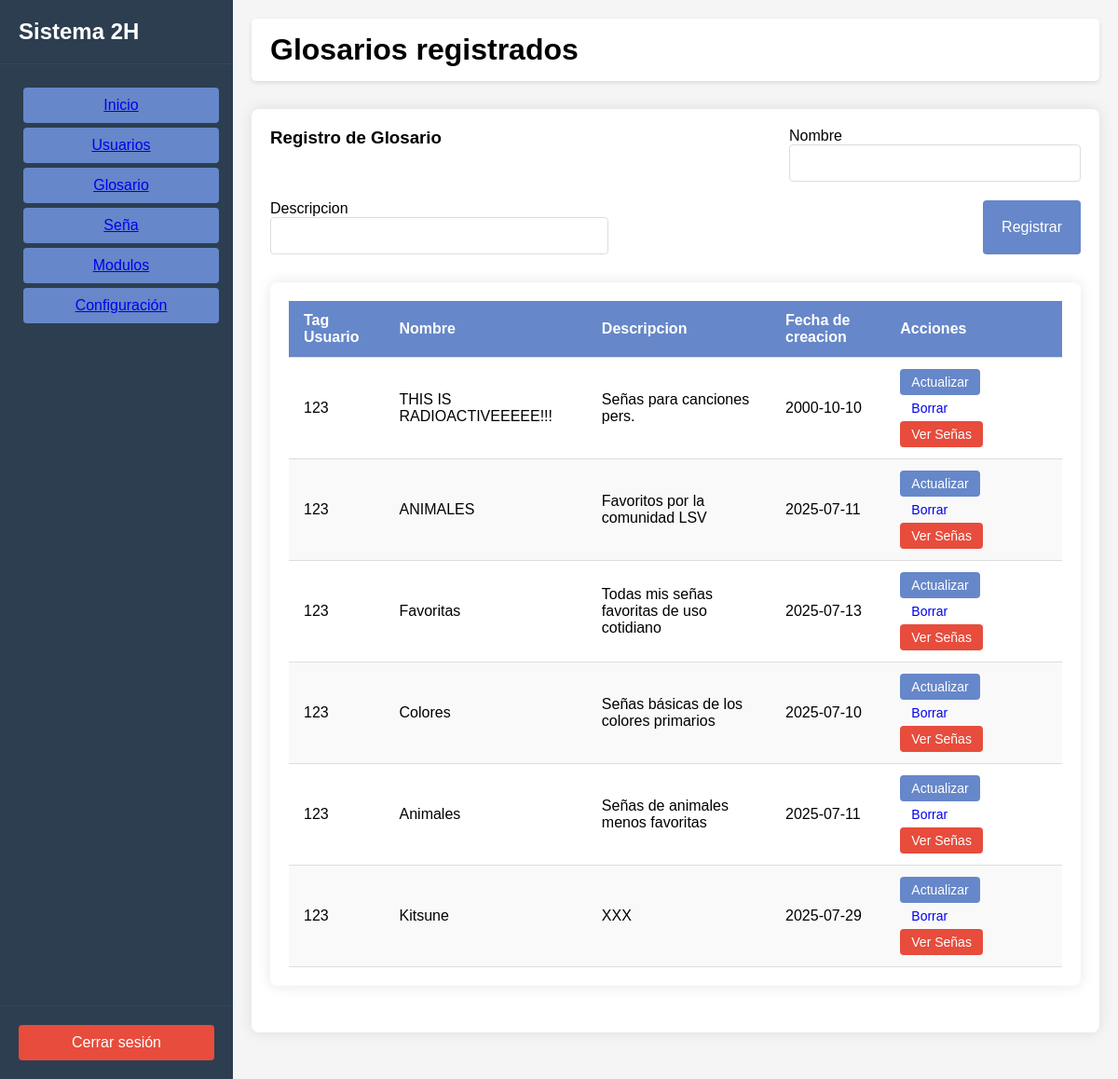
/GLOSARIO/INSERTAR.php (signed in), run on the app's committed database.
### tables this page shows
CREATE TABLE `glosario` (
  `id` int(11) NOT NULL,
  `id_personal` varchar(255) NOT NULL,
  `nombre` varchar(255) NOT NULL,
  `descripcion` varchar(255) NOT NULL,
  `fecha_creacion` date NOT NULL
);

### GLOSARIO/INSERTAR.php (the view, shortened to what this page needs)
<!DOCTYPE html>
<html lang="es">
<head>
    <link rel="stylesheet" href="/2h_signos_para_todos/css/styleCrudGl.css">
</head>
<body>
        <div class="dashboard">
            <div class="sidebar">
                <div class="sidebar-header"><h2>Sistema 2H</h2></div>
                <div class="sidebar-menu">
                    <div class="menu-item"><a href="/2h_signos_para_todos/usuario/crudusuario.php">Inicio</a></div>
                    <div class="menu-item"><a href="/2h_signos_para_todos/usuario/insertar.php">Usuarios</a></div>
                    <div class="menu-item"><a href="/2h_signos_para_todos/glosario/insertar.php">Glosario</a></div>
                    <div class="menu-item"><a href="/2h_signos_para_todos/sena/crudsena.php">Seña</a></div>
                    <div class="menu-item"><a href="/2h_signos_para_todos/modulos/crud_modulos.php">Modulos</a></div>
                    <div class="menu-item"><a href="/2h_signos_para_todos/config.php">Configuración</a></div>
                    <div class="sidebar-footer"><a class="logout-btn" href="/2h_signos_para_todos/index.php">Cerrar sesión</a></div>
                </div>
            </div>
            <div class="main-content">
                <div class="header">
                    <h1>Glosarios registrados</h1>
                </div>
                <div class="container-crud">
                    <form class="form-class" method="POST" enctype="multipart/form-data">
                        <h3>Registro de Glosario</h3><br>
                        <?php
                        include "../usuario/conexion.php";
                        ?>
                        <div class="col-4">
                        </div>
                        <div class="col-4">
                            <label>Nombre</label>
                            <input type="text" class="form-control" name="nombre" required>
                        </div>
                        <div class="col-4">
                            <label>Descripcion</label>
                            <input type="text" class="form-control" name="descripcion" required>
                        </div>
                        <div class="col-4">
                        </div>
                        <button type="submit" name="registro" class="btn btn-primary">Registrar</button>
                    </form>
                    <div class="contenedor_tabla">
                        <table class="tabla">
                            <thead>
                                <tr>
                                    <th>Tag Usuario</th>
                                    <th>Nombre</th>
                                    <th>Descripcion</th>
                                    <th>Fecha de creacion</th>
                                    <th>Acciones</th>
                                </tr>
                            </thead>
                            <tbody>
                                <?php
                                if (isset($_SESSION['id_personal'])) {
                                    $id_personal = $_SESSION['id_personal'];
                                    $sql = $conexion->query("SELECT * FROM glosario WHERE id_personal = '$id_personal'");
                                    while ($datos = $sql->fetch_object()) {
                                        echo "<tr>
                                                <td>$datos->id_personal</td>
                                                <td>$datos->nombre</td>
                                                <td>$datos->descripcion</td>
                                                <td>$datos->fecha_creacion</td>
                                                <td>
                                                    <a href='../GLOSARIO/UPDATE.php?id=" . urlencode($datos->id) . "'>Actualizar</a>
                                                    <a href='../GLOSARIO/DELETE.php?id=" . urlencode($datos->id) . "'>Borrar</a>
                                                    <a href='../GLOSARIO/ver_senas.php?id_glosario=" . urlencode($datos->id) . "'>Ver Señas</a>
                                                </td>
                                            </tr>";
                                    }
                                } else {
                                    echo '<tr><td colspan="5"><div class="alert alert-danger">⚠️ No has iniciado sesión correctamente.</div></td></tr>';
                                }
                                ?>
                                </tbody>
                        </table>
                    </div>
                </div>
            </div>
        </div>
    </body>
    </html>

### CSS/styleCrudGl.css (style rules this page uses)
* { margin: 0; padding: 0; box-sizing: border-box; font-family: 'Arial', sans-serif; }
body { background-color: #f5f5f5; }
.dashboard { display: flex; min-height: 100vh; }
.sidebar { width: 250px; position: relative; display: flex; flex-direction: column; background-color: #2c3e50; color: white; padding: 20px 0; }
.sidebar-footer { position: absolute; bottom: 0; left: 0; right: 0; padding: 20px; border-top: 1px solid #34495e; background-color: #2c3e50; }
.logout-btn { display: block; width: 100%; padding: 10px; background-color: #e74c3c; color: white; border: none; border-radius: 4px; cursor: pointer; text-align: center; transition: background-color 0.3s; text-decoration: none; }
.sidebar-header { padding: 0 20px 20px; border-bottom: 1px solid #34495e; }
.sidebar-menu { padding: 20px; }
.menu-item { display: block; width: 100%; padding: 10px; background-color: #6687c9; color: white; border: none; border-radius: 4px; cursor: pointer; text-align: center; transition: background-color 0.3s; margin: 5px; text-decoration: none; }
.main-content { flex: 1; padding: 20px; }
.header { background-color: white; padding: 15px 20px; border-radius: 5px; box-shadow: 0 2px 5px rgba(0, 0, 0, 0.1); margin-bottom: 20px; }
.container-crud { max-width: 1000px; margin: 30px auto; padding: 20px; background-color: #fff; border-radius: 8px; box-shadow: 0 0 15px rgba(0, 0, 0, 0.1); }
.form-class { display: flex; flex-wrap: wrap; gap: 20px; }
.col-4 { flex: 1 1 calc(33.333% - 20px); min-width: 250px; }
.form-control { width: 100%; padding: 10px 12px; border: 1px solid #ddd; border-radius: 4px; font-size: 16px; transition: border-color 0.3s; }
.btn { padding: 10px 20px; background-color: #6687c9; color: white; border: none; border-radius: 4px; cursor: pointer; font-size: 16px; transition: background-color 0.3s; }
.contenedor_tabla { max-width: 1000px; margin: 30px auto; padding: 20px; background-color: #fff; border-radius: 8px; box-shadow: 0 0 15px rgba(0, 0, 0, 0.1); overflow-x: auto; }
.tabla { width: 100%; border-collapse: collapse; font-size: 16px; }
.tabla thead { background-color: #6687c9; color: #fff; }
.tabla th, .tabla td { padding: 12px 16px; text-align: left; border-bottom: 1px solid #ddd; }
.tabla tbody tr:nth-child(even) { background-color: #f9f9f9; }
td a { display: inline-block; margin-right: 10px; padding: 6px 12px; text-decoration: none; border-radius: 4px; font-size: 14px; transition: background-color 0.3s, color 0.3s; }
td a:first-child { background-color: #6687c9; color: white; }
td a:last-child { background-color: #e74c3c; color: white; }

### data on the page
glosario: id_personal "123", nombre "THIS IS RADIOACTIVEEEEE!!!", descripcion "Señas para canciones pers.", fecha_creacion "2000-10-10"
glosario: id_personal "123", nombre "ANIMALES", descripcion "Favoritos por la comunidad LSV", fecha_creacion "2025-07-11"
glosario: id_personal "123", nombre "Favoritas", descripcion "Todas mis señas favoritas de uso cotidiano", fecha_creacion "2025-07-13"
glosario: id_personal "123", nombre "Colores", descripcion "Señas básicas de los colores primarios", fecha_creacion "2025-07-10"
glosario: id_personal "123", nombre "Animales", descripcion "Señas de animales menos favoritas", fecha_creacion "2025-07-11"
glosario: id_personal "123", nombre "Kitsune", descripcion "XXX", fecha_creacion "2025-07-29"
